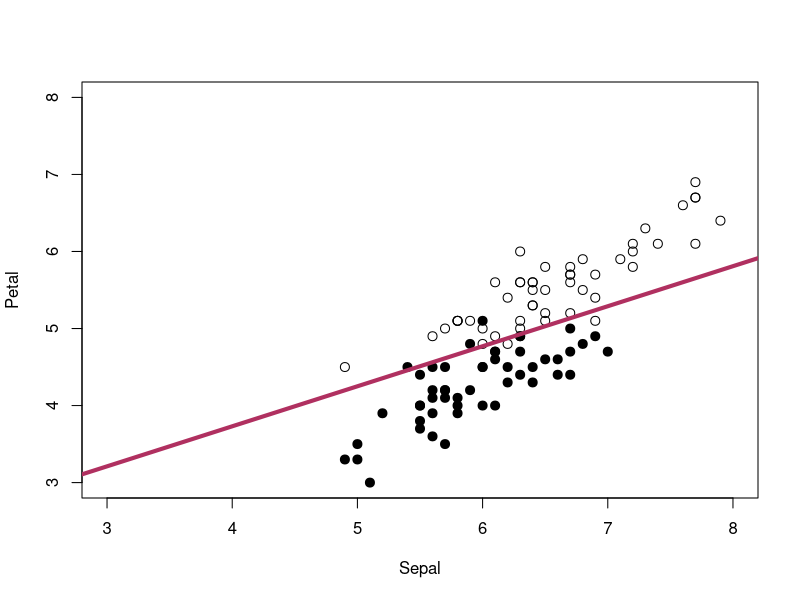
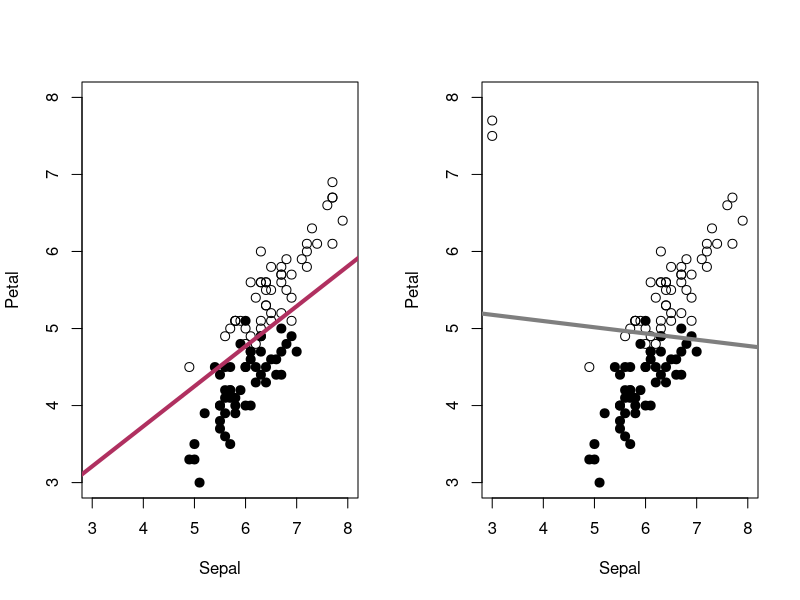
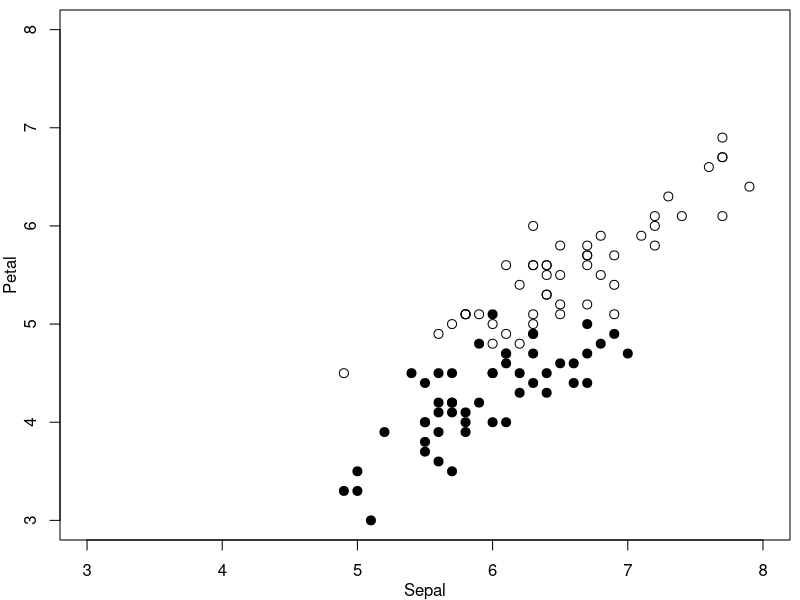
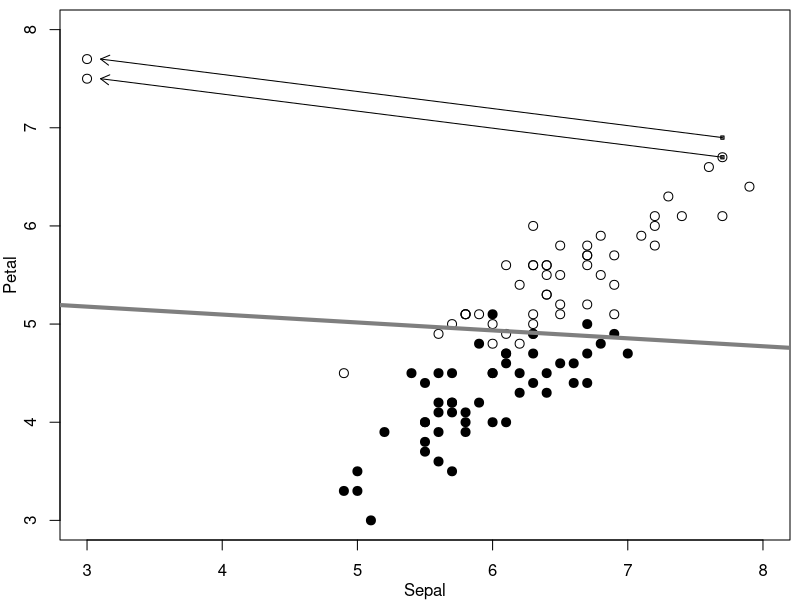

The R script that drew these images, in order:
library(MASS)
setwd("/Users/yuetongliu/Desktop")
dat <- read.csv("Iris.txt",header=T)
x1 <- dat[,1]; x2 <- dat[,2]; y <- dat[,3] #y=0: versicolor; y=1: virginica
#===== Plot the data
plot(x1,x2,pch=c(19,1)[y+1],cex=1.2,xlab="Sepal",ylab="Petal",xlim=c(3,8),ylim=c(3,8))

#===== Fit linear discriminant and make predictions
ldaobj <- lda(y~x1+x2)
# Predict at a grid of values spanning the range of covariates
xx1 <- seq(1,9,length=200)
xx2 <- seq(1,9,length=200)
dd <- expand.grid(xx1,xx2)
colnames(dd) <- c('x1','x2')
zz <- predict(ldaobj, newdata=dd)$posterior[,1] #Check the help manual (not "?predict")
                                                #for the list of returned values
#2 Plot contours
contour(xx1,xx2,matrix(zz,200,200),levels=.5,add=TRUE,drawlabels=FALSE,lwd=4,col='maroon')

#3 ===== Two new points
predict(ldaobj, newdata=list(x1=4.9,x2=5.3))
predict(ldaobj, newdata=list(x1=5.9,x2=4.8))

#===== Let's change a few points...
newx1 <- x1; newx2 <- x2
newx1[68:69] <- c(3,3); newx2[68:69] <- c(7.5,7.7)
ldaobj2 <- lda(y~newx1+newx2)
newzz <- predict(ldaobj2, newdata=list(newx1=dd[,1],newx2=dd[,2]))$posterior[,1]
par(mfrow=c(1,2))
plot(x1,x2,pch=c(19,1)[y+1],cex=1.2,xlab="Sepal",ylab="Petal",xlim=c(3,8),ylim=c(3,8))
contour(xx1,xx2,matrix(zz,200,200),levels=.5,add=TRUE,drawlabels=FALSE,lwd=4,col='maroon')
plot(newx1,newx2,pch=c(19,1)[y+1],cex=1.2,xlab="Sepal",ylab="Petal",xlim=c(3,8),ylim=c(3,8))
contour(xx1,xx2,matrix(newzz,200,200),levels=.5,add=TRUE,drawlabels=FALSE,lwd=4,col='grey50')


#4===== Code to make the plots in lab worksheet
par(mfrow=c(1,1),mar=c(3,3,0.5,0.5),mgp=c(2,1,0))
plot(x1,x2,pch=c(19,1)[y+1],cex=1.2,xlab="Sepal",ylab="Petal",xlim=c(3,8),ylim=c(3,8))

plot(newx1,newx2,pch=c(19,1)[y+1],cex=1.2,xlab="Sepal",ylab="Petal",xlim=c(3,8),ylim=c(3,8))
contour(xx1,xx2,matrix(newzz,200,200),levels=.5,add=TRUE,drawlabels=FALSE,lwd=4,col='grey50')
points(c(7.7,7.7),c(6.7,6.9),pch=22,bg='grey50',cex=0.5)
arrows(7.7,6.7,3.1,7.5,length=0.1)
arrows(7.7,6.9,3.1,7.7,length=0.1)

